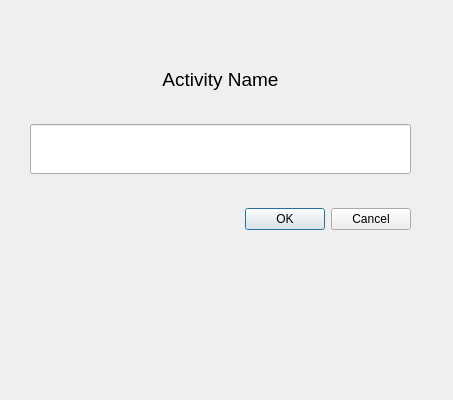
<?xml version="1.0" encoding="UTF-8"?>
<ui version="4.0">
 <class>Dialog</class>
 <widget class="QDialog" name="Dialog">
  <property name="geometry">
   <rect>
    <x>0</x>
    <y>0</y>
    <width>453</width>
    <height>400</height>
   </rect>
  </property>
  <property name="minimumSize">
   <size>
    <width>22</width>
    <height>400</height>
   </size>
  </property>
  <property name="maximumSize">
   <size>
    <width>16777215</width>
    <height>16777215</height>
   </size>
  </property>
  <property name="windowTitle">
   <string>Dialog</string>
  </property>
  <widget class="QWidget" name="">
   <property name="geometry">
    <rect>
     <x>30</x>
     <y>40</y>
     <width>381</width>
     <height>221</height>
    </rect>
   </property>
   <layout class="QVBoxLayout" name="verticalLayout">
    <item>
     <widget class="QLabel" name="label">
      <property name="maximumSize">
       <size>
        <width>400</width>
        <height>22</height>
       </size>
      </property>
      <property name="font">
       <font>
        <pointsize>14</pointsize>
       </font>
      </property>
      <property name="text">
       <string>Activity Name</string>
      </property>
      <property name="alignment">
       <set>Qt::AlignCenter</set>
      </property>
     </widget>
    </item>
    <item>
     <widget class="QLineEdit" name="lineEdit">
      <property name="maximumSize">
       <size>
        <width>400</width>
        <height>50</height>
       </size>
      </property>
      <property name="alignment">
       <set>Qt::AlignCenter</set>
      </property>
     </widget>
    </item>
    <item>
     <widget class="QDialogButtonBox" name="buttonBox">
      <property name="orientation">
       <enum>Qt::Horizontal</enum>
      </property>
      <property name="standardButtons">
       <set>QDialogButtonBox::Cancel|QDialogButtonBox::Ok</set>
      </property>
     </widget>
    </item>
   </layout>
  </widget>
 </widget>
 <resources/>
 <connections>
  <connection>
   <sender>buttonBox</sender>
   <signal>accepted()</signal>
   <receiver>Dialog</receiver>
   <slot>accept()</slot>
   <hints>
    <hint type="sourcelabel">
     <x>248</x>
     <y>254</y>
    </hint>
    <hint type="destinationlabel">
     <x>157</x>
     <y>274</y>
    </hint>
   </hints>
  </connection>
  <connection>
   <sender>buttonBox</sender>
   <signal>rejected()</signal>
   <receiver>Dialog</receiver>
   <slot>reject()</slot>
   <hints>
    <hint type="sourcelabel">
     <x>316</x>
     <y>260</y>
    </hint>
    <hint type="destinationlabel">
     <x>286</x>
     <y>274</y>
    </hint>
   </hints>
  </connection>
 </connections>
</ui>
